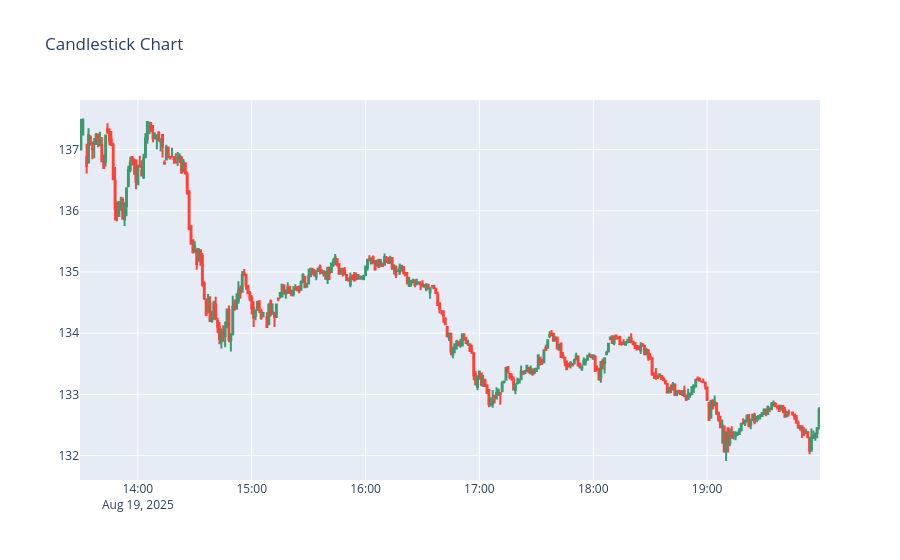

Notebook code cell kept with this figure:
### Code cell
fig = go.Figure(data=[go.Candlestick(x=data.index,
                                     open=data['Open'],
                                     high=data['High'],
                                     low=data['Low'],
                                     close=data['Close'])])

fig.update_layout(title='Candlestick Chart', xaxis_rangeslider_visible=False)
fig.show()

### Figure 1 — Plotly figure (JSON) as saved in the notebook; plotly's stock layout.template omitted (floating-point values rounded to 4 significant figures; data arrays with more than 128 entries replaced by an {"elided": "..."} marker saying what was removed)
{"data": [{"close": {"elided": "387 float values"}, "high": {"elided": "387 float values"}, "low": {"elided": "387 float values"}, "open": {"elided": "387 float values"}, "type": "candlestick", "x": {"elided": "387 str values"}}], "layout": {"title": {"text": "Candlestick Chart"}, "xaxis": {"rangeslider": {"visible": false}}}}
